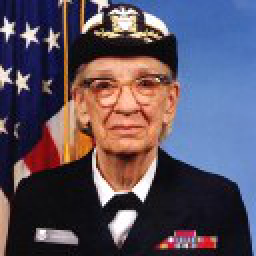
#> input picture packages/Pillow-SIMD/Pillow-SIMD-2.9.0.post0.tar.gz/Pillow-SIMD-2.9.0.post0/Tests/images/hopper.ppm, 128 x 128 px (shown 2 times larger)
$ python -i blob_detection.py   (imports and definitions only)
#> lines starting #> are read from the running program, lines starting #| are printed output that depends on the picture; after the words box and inside, x2 and y2 are one past the last pixel; in counts of white or black regions, pixels touching at a corner belong together
#> `picture = cv2.imread('../../../Pillow-SIMD/Pillow-SIMD-2.9.0.post0.tar..`:
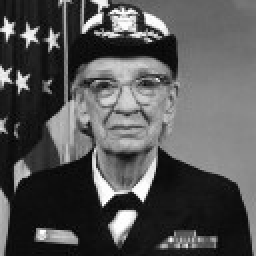
#> picture: shape (128, 128) (shown 2 times larger); min 1, max 255, mean 84.7
#!/usr/bin/env python
# -*- coding: utf-8 -*-
#
#    Project: Azimuthal integration
#             https://github.com/kif/pyFAI
#
#    Copyright (C) European Synchrotron Radiation Facility, Grenoble, France
#
#    Principal author:       Aurore Deschildre
#                            Jérôme Kieffer (Jerome.Kieffer@ESRF.eu)
#
#    This program is free software: you can redistribute it and/or modify
#    it under the terms of the GNU General Public License as published by
#    the Free Software Foundation, either version 3 of the License, or
#    (at your option) any later version.
#
#    This program is distributed in the hope that it will be useful,
#    but WITHOUT ANY WARRANTY; without even the implied warranty of
#    MERCHANTABILITY or FITNESS FOR A PARTICULAR PURPOSE.  See the
#    GNU General Public License for more details.
#
#    You should have received a copy of the GNU General Public License
#    along with this program.  If not, see <http://www.gnu.org/licenses/>.
#
from __future__ import division, print_function, absolute_import
__authors__ = ["Aurore Deschildre", "Jérôme Kieffer"]
__contact__ = "Jerome.Kieffer@ESRF.eu"
__license__ = "GPLv3+"
__copyright__ = "European Synchrotron Radiation Facility, Grenoble, France"
__date__ = "16/06/2015"
__status__ = "production"
__docformat__ = 'restructuredtext'

import os
import itertools
import logging
logger = logging.getLogger("pyFAI.blob_detection")
import numpy
try:
    from ._convolution import gaussian_filter
except ImportError:
    from scipy.ndimage.filters import gaussian_filter
try:
    from . import _blob
except ImportError:
    _blob = None

try:
    from . import morphology
except ImportError:
    from scipy.ndimage import morphology
    pyFAI_morphology = False
else:
    pyFAI_morphology = True

from .bilinear import Bilinear

from math import sqrt, cos, sin, pow

from .utils import binning, is_far_from_group

# [21 lines left out: functions image_test, make_gaussian, not called in this run]

def local_max(dogs, mask=None, n_5=True):
    """
    @param dogs: 3d array with (sigma,y,x) containing difference of gaussians
    @parm mask: mask out keypoint next to the mask (or inside the mask)
    @param n_5: look for a larger neighborhood
    """
    ns = dogs.shape[0]
    kpma = numpy.zeros(shape=dogs.shape, dtype=numpy.uint8)
    for i in range(1, ns - 1):
        cur_dog = dogs[i]
        next_dog = dogs[i + 1]
        prev_dog = dogs[i - 1]
        slic = cur_dog[1:-1, 1:-1]
        kpm = kpma[i]
        kpm[1:-1, 1:-1] += (slic > cur_dog[:-2, 1:-1]) * (slic > cur_dog[2:, 1:-1])
        kpm[1:-1, 1:-1] += (slic > cur_dog[1:-1, :-2]) * (slic > cur_dog[1:-1, 2:])
        kpm[1:-1, 1:-1] += (slic > cur_dog[:-2, :-2]) * (slic > cur_dog[2:, 2:])
        kpm[1:-1, 1:-1] += (slic > cur_dog[2:, :-2]) * (slic > cur_dog[:-2, 2:])

        #with next DoG
        kpm[1:-1, 1:-1] += (slic > next_dog[:-2, 1:-1]) * (slic > next_dog[2:, 1:-1])
        kpm[1:-1, 1:-1] += (slic > next_dog[1:-1, :-2]) * (slic > next_dog[1:-1, 2:])
        kpm[1:-1, 1:-1] += (slic > next_dog[:-2, :-2]) * (slic > next_dog[2:, 2:])
        kpm[1:-1, 1:-1] += (slic > next_dog[2:, :-2]) * (slic > next_dog[:-2, 2:])
        kpm[1:-1, 1:-1] += (slic >= next_dog[1:-1, 1:-1])

        #with previous DoG
        kpm[1:-1, 1:-1] += (slic > prev_dog[:-2, 1:-1]) * (slic > prev_dog[2:, 1:-1])
        kpm[1:-1, 1:-1] += (slic > prev_dog[1:-1, :-2]) * (slic > prev_dog[1:-1, 2:])
        kpm[1:-1, 1:-1] += (slic > prev_dog[:-2, :-2]) * (slic > prev_dog[2:, 2:])
        kpm[1:-1, 1:-1] += (slic > prev_dog[2:, :-2]) * (slic > prev_dog[:-2, 2:])
        kpm[1:-1, 1:-1] += (slic >= prev_dog[1:-1, 1:-1])


        if n_5:
            target = 38
            slic = cur_dog[2:-2, 2:-2]

            kpm[2:-2, 2:-2] += (slic > cur_dog[:-4, 2:-2]) * (slic > cur_dog[4:, 2:-2]) #decalage horizontal
            kpm[2:-2, 2:-2] += (slic > cur_dog[2:-2, :-4]) * (slic > cur_dog[2:-2, 4:]) #decalage vertical
            kpm[2:-2, 2:-2] += (slic > cur_dog[:-4, :-4]) * (slic > cur_dog[4:, 4:])   #diagonale
            kpm[2:-2, 2:-2] += (slic > cur_dog[4:, :-4]) * (slic > cur_dog[:-4, 4:])
            kpm[2:-2, 2:-2] += (slic > cur_dog[4:, 1:-3]) * (slic > cur_dog[:-4, 1:-3])
            kpm[2:-2, 2:-2] += (slic > cur_dog[1:-3, :-4]) * (slic > cur_dog[1:-3, 4:])
            kpm[2:-2, 2:-2] += (slic > cur_dog[3:-1, :-4]) * (slic > cur_dog[3:-1, 4:])
            kpm[2:-2, 2:-2] += (slic > cur_dog[4:, 3:-1]) * (slic > cur_dog[:-4, 3:-1])

            #with next DoG
            kpm[2:-2, 2:-2] += (slic > next_dog[:-4, 2:-2]) * (slic > next_dog[4:, 2:-2])
            kpm[2:-2, 2:-2] += (slic > next_dog[2:-2, :-4]) * (slic > next_dog[2:-2, 4:])
            kpm[2:-2, 2:-2] += (slic > next_dog[:-4, :-4]) * (slic > next_dog[4:, 4:])
            kpm[2:-2, 2:-2] += (slic > next_dog[4:, :-4]) * (slic > next_dog[:-4, 4:])
            kpm[2:-2, 2:-2] += (slic > next_dog[4:, 1:-3]) * (slic > next_dog[:-4, 1:-3])
            kpm[2:-2, 2:-2] += (slic > next_dog[1:-3, :-4]) * (slic > next_dog[1:-3, 4:])
            kpm[2:-2, 2:-2] += (slic > next_dog[3:-1, :-4]) * (slic > next_dog[3:-1, 4:])
            kpm[2:-2, 2:-2] += (slic > next_dog[4:, 3:-1]) * (slic > next_dog[:-4, 3:-1])

            #with previous DoG
            kpm[2:-2, 2:-2] += (slic > prev_dog[:-4, 2:-2]) * (slic > prev_dog[4:, 2:-2])
            kpm[2:-2, 2:-2] += (slic > prev_dog[2:-2, :-4]) * (slic > prev_dog[2:-2, 4:])
            kpm[2:-2, 2:-2] += (slic > prev_dog[:-4, :-4]) * (slic > prev_dog[4:, 4:])
            kpm[2:-2, 2:-2] += (slic > prev_dog[4:, :-4]) * (slic > prev_dog[:-4, 4:])
            kpm[2:-2, 2:-2] += (slic > prev_dog[4:, 1:-3]) * (slic > prev_dog[:-4, 1:-3])
            kpm[2:-2, 2:-2] += (slic > prev_dog[1:-3, :-4]) * (slic > prev_dog[1:-3, 4:])
            kpm[2:-2, 2:-2] += (slic > prev_dog[3:-1, :-4]) * (slic > prev_dog[3:-1, 4:])
            kpm[2:-2, 2:-2] += (slic > prev_dog[4:, 3:-1]) * (slic > prev_dog[:-4, 3:-1])

        else:
            target = 14

        if mask is not None:
            kpm -= mask

    return kpma == target


class BlobDetection(object):
    """
        Performs a blob detection:
        http://en.wikipedia.org/wiki/Blob_detection
        using a Difference of Gaussian + Pyramid of Gaussians

    """
    tresh = 0.6
    def __init__(self, img, cur_sigma=0.25, init_sigma=0.5, dest_sigma=1, scale_per_octave=2, mask=None):
        """
        Performs a blob detection:
        http://en.wikipedia.org/wiki/Blob_detection
        using a Difference of Gaussian + Pyramid of Gaussians

        @param img: input image
        @param cur_sigma: estimated smoothing of the input image. 0.25 correspond to no interaction between pixels.
        @param init_sigma: start searching at this scale (sigma=0.5: 10% interaction with first neighbor)
        @param dest_sigma: sigma at which the resolution is lowered (change of octave)
        @param scale_per_octave: Number of scale to be performed per octave
        @param mask: mask where pixel are not valid
        """
#> called with cur_sigma = 0.25, init_sigma = 0.5, dest_sigma = 1, scale_per_octave = 2
#        self.raw = numpy.log(img.astype(numpy.float32))
        self.raw = img.astype(numpy.float32)
        self.cur_sigma = float(cur_sigma)
        self.init_sigma = float(init_sigma)
        self.dest_sigma = float(dest_sigma)
        self.scale_per_octave = int(scale_per_octave)
        self.raw_mask = mask
        self.cur_mask = None
        self.do_mask = True
        self.mask = None
        self.grow = None
        self.data = None    # current image
        self.sigmas = None  # contains pairs of absolute sigma and relative ones...
        self.blurs = []     # different blurred images
        self.dogs = []      # different difference of gaussians
        self.dogs_init = []
        self.border_size = 5# size of the border, unused: prefer mask
        self.keypoints = []
        self.delta = []
        self.curr_reduction = 1.0
        self.detection_started = False
        self.octave = 0
        self.raw_kp = []
        self.ref_kp = []
        self.dtype = numpy.dtype([('x', numpy.float32), ('y', numpy.float32), ('sigma', numpy.float32), ('I', numpy.float32)])
        self.bilinear = None
        self.already_blurred = []

    # [5 lines left out: function __repr__, not called in this run]

    def _init_mask(self):
        """
        Initialize the mask
        """
        if self.raw_mask is not None:
            self.mask = (self.raw_mask != 0).astype(numpy.int8)
        else:
            self.mask = (self.raw < 0).astype(numpy.int8)
#> self.mask: shape (128, 128) int8; every value is 0
        #mask out the border of the image
        self.mask[0, :] = 1
        self.mask[-1, :] = 1
        self.mask[:, 0] = 1
        self.mask[:, -1] = 1
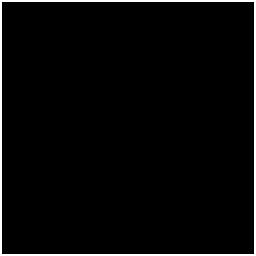
#> self.mask: shape (128, 128) int8 (shown 2 times larger); values 0 (black) and 1 (white), 3.1% white in thin lines or dots
        to_mask = numpy.where(self.mask)
#> to_mask = 508 positions, rows 0 to 127, columns 0 to 127
        #always use a mask!!
        self.do_mask = True #to_mask[0].size > 0
        if self.do_mask:
            self.raw[to_mask] = 0
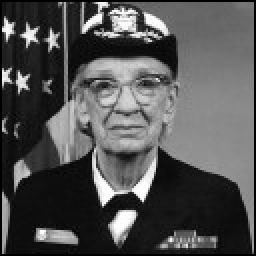
#> self.raw: shape (128, 128) float32 (shown 2 times larger); min 0, max 255, mean 82.1

            #initial grow of 4*sigma_dest ... subsequent re-grow of half
            grow = int(round(4.0 * self.dest_sigma))
            if not pyFAI_morphology:
                my, mx = numpy.ogrid[-grow:grow + 1, -grow:grow + 1]
                grow = (mx * mx + my * my) <= grow * grow
            self.cur_mask = morphology.binary_dilation(self.mask, grow)
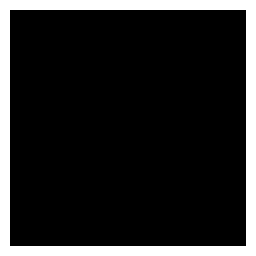
#> self.cur_mask: shape (128, 128) bool (shown 2 times larger); 15% white; 1 white region, box (x1, y1, x2, y2) and area: (0, 0, 128, 128) 2460
            #subsequent grow
            grow = int(2.0 * self.dest_sigma)
            if not pyFAI_morphology:
                my, mx = numpy.ogrid[-grow:grow + 1, -grow:grow + 1]
                grow = (mx * mx + my * my) <= grow * grow
            self.grow = grow


    # [5 lines left out: function __repr__, not called in this run]

    def _initial_blur(self):
        """
        Blur the original image to achieve the requested level of blur init_sigma
        """
        if self.init_sigma > self.cur_sigma:
            sigma = sqrt(self.init_sigma * self.init_sigma - self.cur_sigma * self.cur_sigma)
            self.data = gaussian_filter(self.raw, sigma)
        else:
            self.data = self.raw

    def _calc_sigma(self):
        """
        Calculate all sigma to blur an image within an octave
        """
        if self.data is None:
            self._initial_blur()
        previous = self.init_sigma
        incr = 0
        self.sigmas = [(previous, incr)]
        for i in range(1, self.scale_per_octave + 3):
            sigma_abs = self.init_sigma * (self.dest_sigma / self.init_sigma) ** (1.0 * i / (self.scale_per_octave))
            increase = previous * sqrt((self.dest_sigma / self.init_sigma) ** (2.0 / self.scale_per_octave) - 1.0)
            self.sigmas.append((sigma_abs, increase))
            previous = sigma_abs
        logger.debug("Sigma= %s" % self.sigmas)

    def _one_octave(self, shrink=True, refine=True, n_5=False):
        """
        Return the blob coordinates for an octave

        @param shrink: perform the image shrinking after the octave processing
        @param refine: can be None, True, "SG2" and "SG4" do_SG4: perform 3point hessian calculation or Savitsky-Golay 2nd or 4th order fit.
        @param n_5: use 5 points instead of 3 in y and x to determinate if a point is a maximum

        """
        x = []
        y = []
        dx = []
        dy = []
        if not self.sigmas:
            self._calc_sigma()
        if self.do_mask and (self.cur_mask is None):
            self._init_mask()
        if self.do_mask and (numpy.logical_not(self.cur_mask).sum(dtype=int) == 0):
            return

        previous = self.data
        dog_shape = (len(self.sigmas) - 1,) + self.data.shape
        self.dogs = numpy.zeros(dog_shape, dtype=numpy.float32)

        idx = 0
        i = 0
        for sigma_abs, sigma_rel in self.sigmas:
#             if self.already_blurred != [] and i < 3:
#                 sigma_rel = 0
#                 if i > 0 : previous = self.already_blurred[i-1]
            if  sigma_rel == 0:
                self.blurs.append(previous)
            else:
                new_blur = gaussian_filter(previous, sigma_rel)
                self.blurs.append(new_blur)
                self.dogs[idx] = previous - new_blur
                previous = new_blur
                idx += 1
            i += 1


        if self.dogs[0].shape == self.raw.shape:
            self.dogs_init = self.dogs

        if _blob:
            valid_points = _blob.local_max(self.dogs, self.cur_mask, n_5)
        else:
            valid_points = local_max(self.dogs, self.cur_mask, n_5)
        kps, kpy, kpx = numpy.where(valid_points)
        self.raw_kp.append((kps, kpy, kpx))

        if refine:
            if "startswith" in dir(refine) and refine.startswith("SG"):
                kpx, kpy, kps, delta_s = self.refine_Hessian_SG(kpx, kpy, kps)
                l = kpx.size
                peak_val = self.dogs[(numpy.around(kps).astype(int),
                                      numpy.around(kpy).astype(int),
                                      numpy.around(kpx).astype(int))]
                valid = numpy.ones(l, dtype=bool)
            else:
                kpx, kpy, kps, peak_val, valid = self.refine_Hessian(kpx, kpy, kps)
                l = valid.sum()
                self.ref_kp.append((kps, kpy, kpx))
            print('After refinement : %i keypoints' % l)
        else:
            peak_val = self.dogs[kps, kpy, kpx]
            l = kpx.size
            valid = numpy.ones(l, bool)

        keypoints = numpy.recarray((l,), dtype=self.dtype)


        if l != 0:
            keypoints[:].x = (kpx[valid] + 0.5) * self.curr_reduction - 0.5 # Place ourselves at the center of the pixel, and back
            keypoints[:].y = (kpy[valid] + 0.5) * self.curr_reduction - 0.5 # Place ourselves at the center of the pixel, and back
            sigmas = self.init_sigma * (self.dest_sigma / self.init_sigma) ** ((kps[valid]) / (self.scale_per_octave))
            keypoints[:].sigma = (self.curr_reduction * sigmas)
            keypoints[:].I = peak_val[valid]


        if shrink:
            #shrink data so that they can be treated by next octave
            logger.debug("In shrink")
            last = self.blurs[self.scale_per_octave]
            ty, tx = last.shape
            if ty % 2 != 0 or tx % 2 != 0:
                new_tx = 2 * ((tx + 1) // 2)
                new_ty = 2 * ((ty + 1) // 2)
                new_last = numpy.zeros((new_ty, new_tx), last.dtype)
                new_last[:ty, :tx] = last
                last = new_last
                if self.do_mask:
                    new_msk = numpy.ones((new_ty, new_tx), numpy.int8)
                    new_msk[:ty, :tx] = self.cur_mask
                    self.cur_mask = new_msk
            self.data = binning(last, 2) / 4.0
            self.curr_reduction *= 2.0
            self.octave += 1
            self.blurs = []
            if self.do_mask:
                self.cur_mask = (binning(self.cur_mask, 2) > 0).astype(numpy.int8)
                self.cur_mask = morphology.binary_dilation(self.cur_mask, self.grow)


        if len(self.keypoints) == 0 :
            self.keypoints = keypoints
        else:
            old_size = self.keypoints.size
            new_size = old_size + l
            new_keypoints = numpy.recarray(new_size, dtype=self.dtype)
            new_keypoints[:old_size] = self.keypoints
            new_keypoints[old_size:] = keypoints
            self.keypoints = new_keypoints


    def refine_Hessian(self, kpx, kpy, kps):
        """

        Refine the keypoint location based on a 3 point derivative, and delete uncoherent keypoints

        @param kpx: x_pos of keypoint
        @param kpy: y_pos of keypoint
        @param kps: s_pos of keypoint
        @return arrays of corrected coordinates of keypoints, values and locations of keypoints
        """
        curr = self.dogs[(kps, kpy, kpx)]
        nx = self.dogs[(kps, kpy, kpx + 1)]
        px = self.dogs[(kps, kpy, kpx - 1)]
        ny = self.dogs[(kps, kpy + 1, kpx)]
        py = self.dogs[(kps, kpy - 1, kpx)]
        ns = self.dogs[(kps + 1, kpy, kpx)]
        ps = self.dogs[(kps - 1, kpy, kpx)]

        nxny = self.dogs[(kps, kpy + 1, kpx + 1)]
        nxpy = self.dogs[(kps, kpy - 1, kpx + 1)]
        pxny = self.dogs[(kps, kpy + 1, kpx - 1)]
        pxpy = self.dogs[(kps, kpy - 1, kpx - 1)]

        nsny = self.dogs[(kps + 1, kpy + 1, kpx)]
        nspy = self.dogs[(kps + 1, kpy - 1, kpx)]
        psny = self.dogs[(kps - 1, kpy + 1, kpx)]
        pspy = self.dogs[(kps - 1, kpy - 1, kpx)]

        nxns = self.dogs[(kps + 1, kpy, kpx + 1)]
        nxps = self.dogs[(kps - 1, kpy, kpx + 1)]
        pxns = self.dogs[(kps + 1, kpy, kpx - 1)]
        pxps = self.dogs[(kps - 1, kpy, kpx - 1)]

        dx = (nx - px) / 2.0
        dy = (ny - py) / 2.0
        ds = (ns - ps) / 2.0
        dxx = (nx - 2.0 * curr + px)
        dyy = (ny - 2.0 * curr + py)
        dss = (ns - 2.0 * curr + ps)
        dxy = (nxny - nxpy - pxny + pxpy) / 4.0
        dxs = (nxns - nxps - pxns + pxps) / 4.0
        dsy = (nsny - nspy - psny + pspy) / 4.0
        det = -(dxs * dyy * dxs) + dsy * dxy * dxs + dxs * dsy * dxy - dss * dxy * dxy - dsy * dsy * dxx + dss * dyy * dxx
        K00 = dyy * dxx - dxy * dxy
        K01 = dxs * dxy - dsy * dxx
        K02 = dsy * dxy - dxs * dyy
        K10 = dxy * dxs - dsy * dxx
        K11 = dss * dxx - dxs * dxs
        K12 = dxs * dsy - dss * dxy
        K20 = dsy * dxy - dyy * dxs
        K21 = dsy * dxs - dss * dxy
        K22 = dss * dyy - dsy * dsy

        delta_s = -(ds * K00 + dy * K01 + dx * K02) / det
        delta_y = -(ds * K10 + dy * K11 + dx * K12) / det
        delta_x = -(ds * K20 + dy * K21 + dx * K22) / det
        peakval = curr + 0.5 * (delta_s * ds + delta_y * dy + delta_x * dx)
        mask = numpy.logical_and(numpy.logical_and(abs(delta_x) < self.tresh, abs(delta_y) < self.tresh), abs(delta_s) < self.tresh)
        return kpx + delta_x, kpy + delta_y, kps + delta_s, peakval, mask

    # [237 lines left out: functions refine_Hessian_SG, direction, refinement, not called in this run]

    def process(self, max_octave=None):
        """
        Perform the keypoint extraction for max_octave cycles or until all octaves have been processed.
        @param max_octave: number of octave to process
        """
        finished = False
        if self.cur_mask is None:
            self._init_mask()
        if self.data is None:
            self._initial_blur()
        if self.sigmas is None:
            self._calc_sigma()
        while not finished:
            self._one_octave(shrink=True, refine=True, n_5=True)
            if max_octave and self.octave >= max_octave:
                finished = True
            else:
                finished = (numpy.logical_not(self.cur_mask).sum(dtype=int) == 0)
#> this loop made 1 pass
#> l in _one_octave on pass 1: 310
#| After refinement : 310 keypoints
        logger.warning("Blob detection found %i keypoints" % len(self.keypoints))

    # [107 lines left out: functions nearest_peak, peaks_from_area, show_stats, show_neighboor, not called in this run]


# [21 lines not run here, left out]
# [60 lines of commented-out code are left out]

>>> import cv2
>>> picture = cv2.imread('../../../Pillow-SIMD/Pillow-SIMD-2.9.0.post0.tar.gz/Pillow-SIMD-2.9.0.post0/Tests/images/hopper.ppm', cv2.IMREAD_GRAYSCALE)
#> (the run stopped early here; a loop or call above may not have finished)
